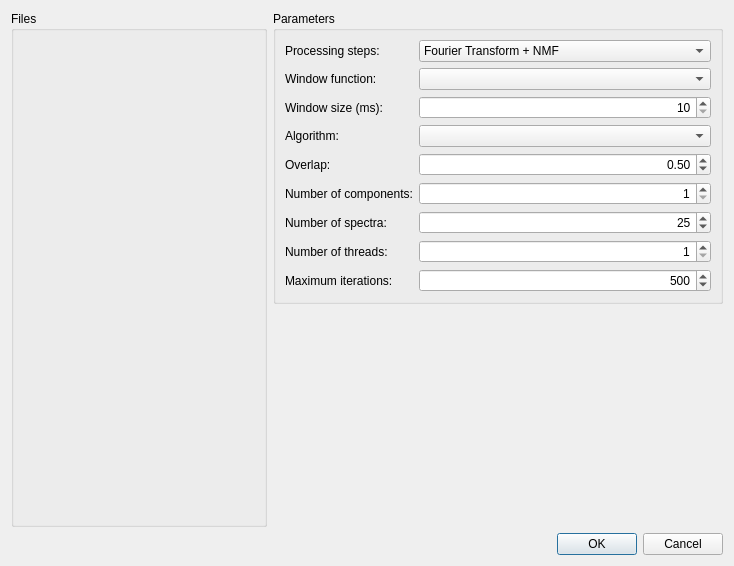
<ui version="4.0" >
 <class>CreateProcessDialog</class>
 <widget class="QDialog" name="CreateProcessDialog" >
  <property name="geometry" >
   <rect>
    <x>0</x>
    <y>0</y>
    <width>734</width>
    <height>566</height>
   </rect>
  </property>
  <property name="windowTitle" >
   <string>Import audio files</string>
  </property>
  <layout class="QGridLayout" >
   <item rowspan="2" row="0" column="0" >
    <widget class="QGroupBox" name="groupBox_2" >
     <property name="title" >
      <string>Files</string>
     </property>
     <layout class="QHBoxLayout" >
      <property name="leftMargin" >
       <number>0</number>
      </property>
      <property name="topMargin" >
       <number>0</number>
      </property>
      <property name="rightMargin" >
       <number>0</number>
      </property>
      <property name="bottomMargin" >
       <number>0</number>
      </property>
      <item>
       <widget class="blissart::FilesSelectionWidget" native="1" name="filesSelectionWidget" >
        <property name="minimumSize" >
         <size>
          <width>250</width>
          <height>400</height>
         </size>
        </property>
       </widget>
      </item>
     </layout>
    </widget>
   </item>
   <item row="0" column="1" >
    <widget class="QGroupBox" name="groupBox" >
     <property name="title" >
      <string>Parameters</string>
     </property>
     <layout class="QGridLayout" >
      <item row="1" column="0" >
       <widget class="QLabel" name="lbWindowFunction" >
        <property name="text" >
         <string>Window function:</string>
        </property>
        <property name="buddy" >
         <cstring>cbWindowFunction</cstring>
        </property>
       </widget>
      </item>
      <item row="1" column="1" >
       <widget class="QComboBox" name="cbWindowFunction" >
        <property name="sizePolicy" >
         <sizepolicy vsizetype="Fixed" hsizetype="Preferred" >
          <horstretch>1</horstretch>
          <verstretch>0</verstretch>
         </sizepolicy>
        </property>
       </widget>
      </item>
      <item row="2" column="0" >
       <widget class="QLabel" name="lbWindowSize" >
        <property name="text" >
         <string>Window size (ms):</string>
        </property>
        <property name="buddy" >
         <cstring>sbWindowSize</cstring>
        </property>
       </widget>
      </item>
      <item row="2" column="1" >
       <widget class="QSpinBox" name="sbWindowSize" >
        <property name="alignment" >
         <set>Qt::AlignRight|Qt::AlignTrailing|Qt::AlignVCenter</set>
        </property>
        <property name="minimum" >
         <number>10</number>
        </property>
        <property name="maximum" >
         <number>1000</number>
        </property>
        <property name="singleStep" >
         <number>5</number>
        </property>
       </widget>
      </item>
      <item row="4" column="1" >
       <widget class="QDoubleSpinBox" name="dsbOverlap" >
        <property name="alignment" >
         <set>Qt::AlignRight|Qt::AlignTrailing|Qt::AlignVCenter</set>
        </property>
        <property name="maximum" >
         <double>0.990000000000000</double>
        </property>
        <property name="singleStep" >
         <double>0.100000000000000</double>
        </property>
        <property name="value" >
         <double>0.500000000000000</double>
        </property>
       </widget>
      </item>
      <item row="5" column="0" >
       <widget class="QLabel" name="lbNumComponents" >
        <property name="text" >
         <string>Number of components:</string>
        </property>
        <property name="buddy" >
         <cstring>sbNumComponents</cstring>
        </property>
       </widget>
      </item>
      <item row="5" column="1" >
       <widget class="QSpinBox" name="sbNumComponents" >
        <property name="alignment" >
         <set>Qt::AlignRight|Qt::AlignTrailing|Qt::AlignVCenter</set>
        </property>
        <property name="minimum" >
         <number>1</number>
        </property>
        <property name="maximum" >
         <number>50</number>
        </property>
       </widget>
      </item>
      <item row="7" column="0" >
       <widget class="QLabel" name="lbNumThreads" >
        <property name="text" >
         <string>Number of threads:</string>
        </property>
        <property name="buddy" >
         <cstring>sbNumThreads</cstring>
        </property>
       </widget>
      </item>
      <item row="7" column="1" >
       <widget class="QSpinBox" name="sbNumThreads" >
        <property name="alignment" >
         <set>Qt::AlignRight|Qt::AlignTrailing|Qt::AlignVCenter</set>
        </property>
        <property name="minimum" >
         <number>1</number>
        </property>
        <property name="maximum" >
         <number>16</number>
        </property>
       </widget>
      </item>
      <item row="8" column="0" >
       <widget class="QLabel" name="lbMaxIterations" >
        <property name="text" >
         <string>Maximum iterations:</string>
        </property>
        <property name="buddy" >
         <cstring>sbMaxIterations</cstring>
        </property>
       </widget>
      </item>
      <item row="8" column="1" >
       <widget class="QSpinBox" name="sbMaxIterations" >
        <property name="alignment" >
         <set>Qt::AlignRight|Qt::AlignTrailing|Qt::AlignVCenter</set>
        </property>
        <property name="minimum" >
         <number>50</number>
        </property>
        <property name="maximum" >
         <number>1000</number>
        </property>
        <property name="singleStep" >
         <number>50</number>
        </property>
        <property name="value" >
         <number>500</number>
        </property>
       </widget>
      </item>
      <item row="3" column="0" >
       <widget class="QLabel" name="lbAlgorithm" >
        <property name="text" >
         <string>Algorithm:</string>
        </property>
       </widget>
      </item>
      <item row="3" column="1" >
       <widget class="QComboBox" name="cbAlgorithm" />
      </item>
      <item row="0" column="0" >
       <widget class="QLabel" name="lbProcessing" >
        <property name="text" >
         <string>Processing steps:</string>
        </property>
       </widget>
      </item>
      <item row="0" column="1" >
       <widget class="QComboBox" name="cbProcessing" >
        <item>
         <property name="text" >
          <string>Fourier Transform + NMF</string>
         </property>
        </item>
        <item>
         <property name="text" >
          <string>Fourier Transform + NMD</string>
         </property>
        </item>
        <item>
         <property name="text" >
          <string>Fourier Transform only</string>
         </property>
        </item>
       </widget>
      </item>
      <item row="6" column="0" >
       <widget class="QLabel" name="lbNumSpectra" >
        <property name="text" >
         <string>Number of spectra:</string>
        </property>
       </widget>
      </item>
      <item row="6" column="1" >
       <widget class="QSpinBox" name="sbNumSpectra" >
        <property name="alignment" >
         <set>Qt::AlignRight|Qt::AlignTrailing|Qt::AlignVCenter</set>
        </property>
        <property name="minimum" >
         <number>1</number>
        </property>
        <property name="maximum" >
         <number>200</number>
        </property>
        <property name="value" >
         <number>25</number>
        </property>
       </widget>
      </item>
      <item row="4" column="0" >
       <widget class="QLabel" name="lbOverlap" >
        <property name="text" >
         <string>Overlap:</string>
        </property>
        <property name="buddy" >
         <cstring>dsbOverlap</cstring>
        </property>
       </widget>
      </item>
     </layout>
    </widget>
   </item>
   <item row="1" column="1" >
    <spacer>
     <property name="orientation" >
      <enum>Qt::Vertical</enum>
     </property>
     <property name="sizeHint" >
      <size>
       <width>20</width>
       <height>40</height>
      </size>
     </property>
    </spacer>
   </item>
   <item row="2" column="0" colspan="2" >
    <widget class="QDialogButtonBox" name="buttonBox" >
     <property name="orientation" >
      <enum>Qt::Horizontal</enum>
     </property>
     <property name="standardButtons" >
      <set>QDialogButtonBox::Cancel|QDialogButtonBox::NoButton|QDialogButtonBox::Ok</set>
     </property>
    </widget>
   </item>
  </layout>
 </widget>
 <customwidgets>
  <customwidget>
   <class>blissart::FilesSelectionWidget</class>
   <extends>QWidget</extends>
   <header>FilesSelectionWidget.h</header>
   <container>1</container>
  </customwidget>
 </customwidgets>
 <tabstops>
  <tabstop>cbWindowFunction</tabstop>
  <tabstop>sbWindowSize</tabstop>
  <tabstop>cbAlgorithm</tabstop>
  <tabstop>dsbOverlap</tabstop>
  <tabstop>sbNumComponents</tabstop>
  <tabstop>sbNumThreads</tabstop>
  <tabstop>sbMaxIterations</tabstop>
  <tabstop>buttonBox</tabstop>
 </tabstops>
 <resources/>
 <connections>
  <connection>
   <sender>buttonBox</sender>
   <signal>accepted()</signal>
   <receiver>CreateProcessDialog</receiver>
   <slot>accept()</slot>
   <hints>
    <hint type="sourcelabel" >
     <x>224</x>
     <y>584</y>
    </hint>
    <hint type="destinationlabel" >
     <x>157</x>
     <y>274</y>
    </hint>
   </hints>
  </connection>
  <connection>
   <sender>buttonBox</sender>
   <signal>rejected()</signal>
   <receiver>CreateProcessDialog</receiver>
   <slot>reject()</slot>
   <hints>
    <hint type="sourcelabel" >
     <x>292</x>
     <y>590</y>
    </hint>
    <hint type="destinationlabel" >
     <x>286</x>
     <y>274</y>
    </hint>
   </hints>
  </connection>
 </connections>
</ui>
